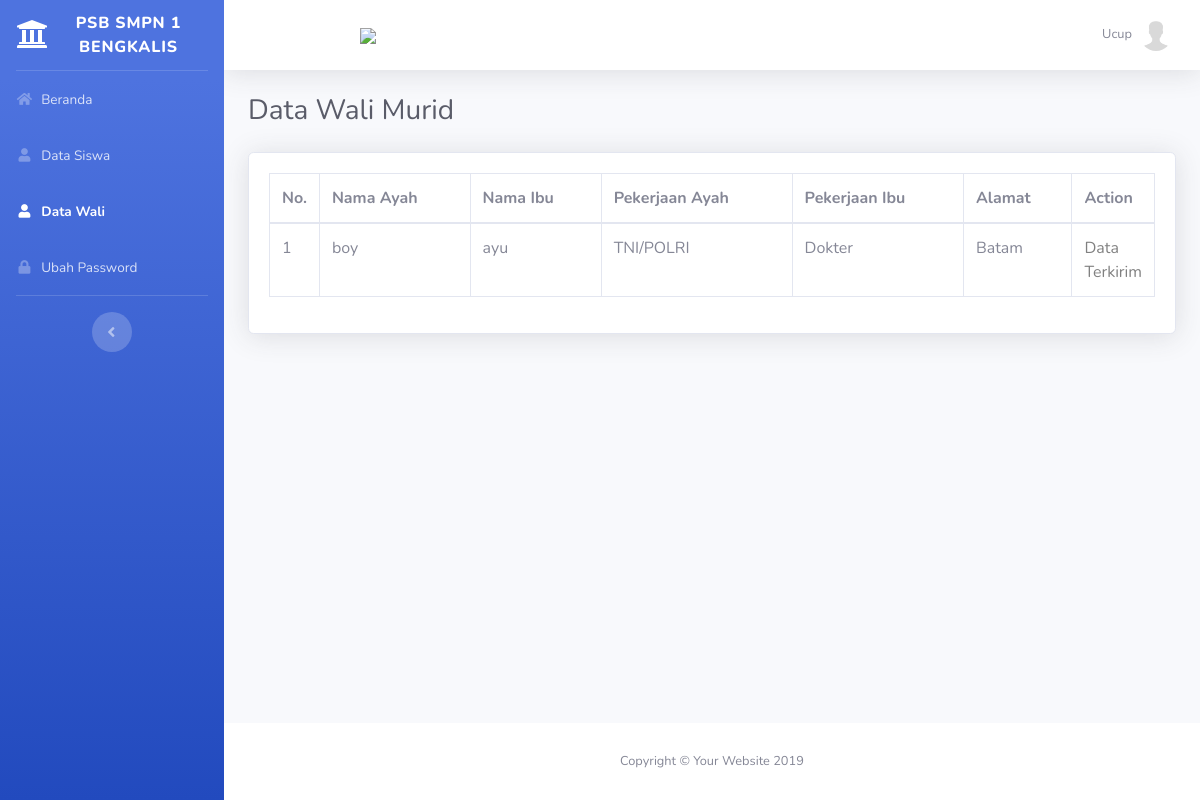
Page /main.php?module=wali (signed in) on the committed database.
### tables this page shows
CREATE TABLE `siswa` (
  `id_siswa` int(11) NOT NULL,
  `nama_siswa` varchar(50) NOT NULL,
  `tempat_lahir` varchar(50) NOT NULL,
  `tgl_lahir` date NOT NULL,
  `id_agama` int(11) NOT NULL,
  `email` varchar(50) NOT NULL,
  `password` varchar(50) NOT NULL,
  `alamat` varchar(150) NOT NULL,
  `telepon` varchar(13) NOT NULL,
  `jenis_kelamin` enum('Laki-laki','Perempuan') NOT NULL,
  `foto` varchar(50) NOT NULL,
  `kk` varchar(50) NOT NULL,
  `ijazah` varchar(50) NOT NULL,
  `asal_sekolah` enum('SD','MI') NOT NULL,
  `nilai_sekolah` int(11) NOT NULL,
  `nilai_un` int(11) NOT NULL,
  `status` enum('Menunggu','Lulus','Tidak Lulus') NOT NULL,
  `kirim` enum('Tidak','Ya') NOT NULL,
  `tgl_daftar` date NOT NULL,
  `keterangan` varchar(150) NOT NULL
);

CREATE TABLE `wali` (
  `id_wali` int(11) NOT NULL,
  `id_siswa` int(11) NOT NULL,
  `nama_ayah` varchar(50) NOT NULL,
  `nama_ibu` varchar(50) NOT NULL,
  `id_kerja_ayah` int(11) NOT NULL,
  `id_kerja_ibu` int(11) NOT NULL,
  `alamat` varchar(150) NOT NULL,
  `tempat_lahir_ayah` varchar(50) NOT NULL,
  `tempat_lahir_ibu` varchar(50) NOT NULL,
  `tgl_lahir_ayah` date NOT NULL,
  `tgl_lahir_ibu` date NOT NULL,
  `telepon_ayah` varchar(15) NOT NULL,
  `telepon_ibu` varchar(15) NOT NULL
);

CREATE TABLE `pekerjaan` (
  `id_pekerjaan` int(11) NOT NULL,
  `pekerjaan` varchar(50) NOT NULL
);

### modules/wali/view.php (the view, shortened to what this page needs)
<div class="d-sm-flex align-items-center justify-content-between mb-4">
    <h1 class="h3 mb-0 text-gray-800">Data Wali Murid</h1>
</div>
<?php if ($_SESSION['hak_akses']=='admin' || $_SESSION['hak_akses']=='panitia') { ?>
<div class="card shadow mb-4">
    <div class="card-body">
        <div class="table-responsive">
            <table class="table table-bordered" id="dataTable" width="100%" cellspacing="0">
                <thead>
                <tr>
                    <th>No.</th>
                    <th>Nama Ayah</th>
                    <th>Nama Ibu</th>
                    <th>Pekerjaan Ayah</th>
                    <th>Pekerjaan Ibu</th>
                    <th>Alamat</th>
                    <th>Action</th>
                </tr>
                </thead>
                <tbody>
            <?php
            $query = mysqli_query($mysqli, "SELECT w.*, p.pekerjaan as pekerjaan_ayah, p2.pekerjaan as pekerjaan_ibu FROM wali w LEFT JOIN pekerjaan p ON w.id_kerja_ayah = p.id_pekerjaan LEFT JOIN pekerjaan p2 ON w.id_kerja_ibu = p2.id_pekerjaan ")
            or die('Ada kesalahan pada query tampil Data wali: '.mysqli_error($mysqli));
            $no = 1;
            while ($data = mysqli_fetch_assoc($query)) {
                echo "
                <tr>
                    <td>$no</td>
                    <td>$data[nama_ayah]</td>
                    <td>$data[nama_ibu]</td>
                    <td>$data[pekerjaan_ayah]</td>
                    <td>$data[pekerjaan_ibu]</td>
                    <td>$data[alamat]</td>
                    <td>
                    <div>
                          <a data-toggle='tooltip' data-placement='top' title='Detail' style='margin-right:5px' class='btn btn-success btn-sm' href='?module=form_wali&form=update&id_wali=$data[id_wali]'>
                              <i style='color:#fff' class='glyphicon glyphicon-folder-open'>Edit</i>
                          </a>
                          ";
            ?>
            <a data-toggle="tooltip" data-placement="top" title="Hapus" class="btn btn-danger btn-sm" href="modules/wali/proses.php?act=delete&id_wali=<?php echo $data['id_wali'];?>" onclick="return confirm('Anda yakin ingin menghapus <?php echo $data['nama_ayah']; ?> dan <?php echo $data['nama_ibu']; ?> ?');">
                              <i style="color:#fff" class="glyphicon glyphicon-trash">Hapus</i>
                          </a>
                    </td>
                </tr>
                <?php
                $no++;
            }
            ?>
                </tbody>
            </table>
        </div>
    </div>
</div>
<?php } else {
    ?>
<div class="card shadow mb-4">
    <div class="card-body">
        <div class="table-responsive">
            <table class="table table-bordered" id="" width="100%" cellspacing="0">
                <thead>
                <tr>
                    <th>No.</th>
                    <th>Nama Ayah</th>
                    <th>Nama Ibu</th>
                    <th>Pekerjaan Ayah</th>
                    <th>Pekerjaan Ibu</th>
                    <th>Alamat</th>
                    <th>Action</th>
                </tr>
                </thead>
                <tbody>
                <?php
                $id_siswa = $_SESSION['id_siswa'];
                $query = mysqli_query($mysqli, "SELECT w.*, p.pekerjaan as pekerjaan_ayah, p2.pekerjaan as pekerjaan_ibu FROM wali w LEFT JOIN pekerjaan p ON w.id_kerja_ayah = p.id_pekerjaan LEFT JOIN pekerjaan p2 ON w.id_kerja_ibu = p2.id_pekerjaan WHERE id_siswa='$id_siswa'")
                or die('Ada kesalahan pada query tampil Data wali: '.mysqli_error($mysqli));
                $no = 1;
                while ($data = mysqli_fetch_assoc($query)) {
                    echo "<tr>
                      <td width='30' class='center'>$no</td>
                      <td class='center'>$data[nama_ayah]</td>
                      <td class='center'>$data[nama_ibu]</td>
                      <td class='center'>$data[pekerjaan_ayah]</td>
                      <td class='center'>$data[pekerjaan_ibu]</td>
                      <td class='center'>$data[alamat]</td>";
                    ?>
                    <td class='center' width='80'>
                        <div>
                            <?php
                            $id_siswa = $_SESSION['id_siswa'];
                            $query = mysqli_query($mysqli, "SELECT * FROM siswa WHERE id_siswa='$id_siswa' ")
                            or die('Ada kesalahan pada query tampil Data wali: '.mysqli_error($mysqli));
                            $data = mysqli_fetch_assoc($query);
                            if ($data['kirim']!='Ya') {
                                $query2 = mysqli_query($mysqli, "SELECT * FROM wali WHERE id_siswa='$id_siswa' ")
                                or die('Ada kesalahan pada query tampil Data wali: '.mysqli_error($mysqli));
                                $data2 = mysqli_fetch_assoc($query2);
                                ?>
                                <a data-toggle='tooltip' data-placement='top' title='Lengkapi Data' style='margin-right:5px' class='btn btn-success btn-sm' href='?module=form_wali&form=update&id_wali=<?php echo $data2['id_wali'];?>'>
                                    <i style='color:#fff' class='glyphicon glyphicon-folder-open'>Edit</i>
                                </a>
                            <?php } else {
                                echo "<span style='color: grey;'>Data Terkirim</span>";
                            } ?>
                        </div>
                    </td>
                    </tr>
                    <?php
                    $no++;
                }
                ?>
                </tbody>
            </table>
        </div>
    </div>
</div>
<?php } ?>

### topbar.php (shortened to what this page needs)
<?php
require_once "config/database.php";
if ($_SESSION['hak_akses']=='admin') {
    $query = mysqli_query($mysqli, "SELECT * FROM admin WHERE id_admin='$_SESSION[id_admin]'")
    or die('Ada kesalahan pada query tampil Manajemen User: ' . mysqli_error($mysqli));
} else if ($_SESSION['hak_akses']=='panitia') {
    $query = mysqli_query($mysqli, "SELECT * FROM admin WHERE id_admin='$_SESSION[id_admin]'")
    or die('Ada kesalahan pada query tampil Manajemen User: ' . mysqli_error($mysqli));
} else {
    $query = mysqli_query($mysqli, "SELECT * FROM siswa WHERE id_siswa='$_SESSION[id_siswa]'")
    or die('Ada kesalahan pada query tampil Manajemen User: ' . mysqli_error($mysqli));
}
$data = mysqli_fetch_assoc($query);
?>
<?php if ($_SESSION['hak_akses']=='admin') { ?>
<nav class="navbar navbar-expand navbar-light bg-white topbar mb-4 static-top shadow">
    <button id="sidebarToggleTop" class="btn btn-link d-md-none rounded-circle mr-3">
        <i class="fa fa-bars"></i>
    </button>
    <iframe scrolling="no" frameborder="no" clocktype="html5" style="overflow:hidden;border:0;margin:0;padding:0;width:120px;height:40px;"src="https://www.clocklink.com/html5embed.php?clock=043&timezone=Indonesia_Jakarta&color=blue&size=120&Title=&Message=&Target=&From=2020,1,1,0,0,0&Color=blue"></iframe>
    <ul class="navbar-nav ml-auto">
        <li class="nav-item dropdown no-arrow">
            <a class="nav-link dropdown-toggle" href="#" id="userDropdown" role="button" data-toggle="dropdown" aria-haspopup="true" aria-expanded="false">
                <span class="mr-2 d-none d-lg-inline text-gray-600 small"><?php echo $data['nama_admin']; ?> </span>
                <?php
                if ($data['foto']=="") { ?>
                    <img src="images/admin/user-default.png" class="img-profile rounded-circle" alt="User Image"/>
                    <?php
                }
                else { ?>
                    <img src="images/admin/<?php echo $data['foto']; ?>" class="img-profile rounded-circle" alt="User Image"/>
                    <?php
                }
                ?>
            </a>
            <div class="dropdown-menu dropdown-menu-right shadow animated--grow-in" aria-labelledby="userDropdown">
                <a class="dropdown-item" href="?module=profil">
                    <i class="fas fa-user fa-sm fa-fw mr-2 text-gray-400"></i>
                    Profile
                </a>
                <div class="dropdown-divider"></div>
                <a class="dropdown-item" href="#logout" data-toggle="modal" data-target="#logoutModal">
                    <i class="fas fa-sign-out-alt fa-sm fa-fw mr-2 text-gray-400"></i>
                    Logout
                </a>
            </div>
        </li>
    </ul>
</nav>
<?php } else { ?>
<nav class="navbar navbar-expand navbar-light bg-white topbar mb-4 static-top shadow">
    <iframe scrolling="no" frameborder="no" clocktype="html5" style="overflow:hidden;border:0;margin:0;padding:0;width:120px;height:40px;"src="https://www.clocklink.com/html5embed.php?clock=043&timezone=Indonesia_Jakarta&color=blue&size=120&Title=&Message=&Target=&From=2020,1,1,0,0,0&Color=blue"></iframe>
    <?php
    $query2 = mysqli_query($mysqli, "SELECT * FROM admin")
    or die('Ada kesalahan pada query tampil Manajemen User: ' . mysqli_error($mysqli));
    $data2 = mysqli_fetch_assoc($query2);
    ?>
    <a href="https://wa.me/<?= '62'.substr($data2['telepon'],1); ?>?text=Halo Admin, ada yang ingin saya tanyakan."><img width="50px" src="https://cdn3.iconfinder.com/data/icons/2018-social-media-logotypes/1000/2018_social_media_popular_app_logo-whatsapp-512.png"> </a>
    <ul class="navbar-nav ml-auto">
        <li class="nav-item dropdown no-arrow">
            <a class="nav-link dropdown-toggle" href="#" id="userDropdown" role="button" data-toggle="dropdown" aria-haspopup="true" aria-expanded="false">
                <span class="mr-2 d-none d-lg-inline text-gray-600 small"><?php echo $data['nama_siswa']; ?></span>
                <?php
                if ($data['foto']=="") { ?>
                    <img src="images/siswa/user-default.png" class="img-profile rounded-circle" alt="User Image"/>
                    <?php
                }
                else { ?>
                    <img src="images/siswa/<?php echo $data['foto']; ?>" class="img-profile rounded-circle" alt="User Image"/>
                    <?php
                }
                ?>
            </a>
        </li>
    </ul>
</nav>
<?php } ?>

### rows in the picture
siswa: nama_siswa "Ucup", foto (picture)
wali: nama_ayah "boy", nama_ibu "ayu", pekerjaan.pekerjaan "TNI/POLRI", pekerjaan.pekerjaan "Dokter", alamat "Batam"
